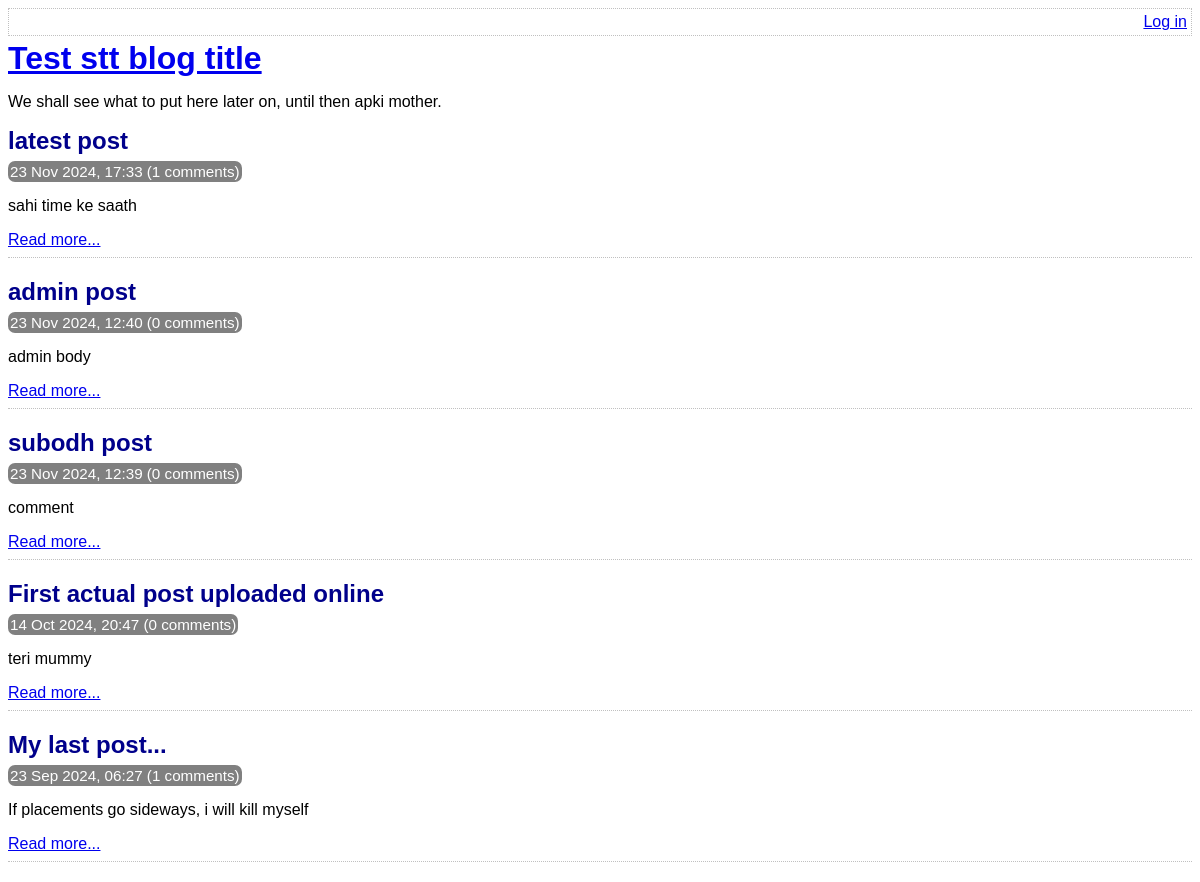
The page / on the database its author committed.
### tables this page shows
CREATE TABLE post (
	id INTEGER PRIMARY KEY AUTOINCREMENT NOT NULL,
	title VARCHAR NOT NULL,
	body VARCHAR NOT NULL,
	user_id INTEGER NOT NULL,
	created_at VARCHAR NOT NULL,
	updated_at VARCHAR,
	FOREIGN KEY (user_id) REFERENCES user(id)
);

### lib/common.php (called while the page is built, shortened)
<?php
function htmlEscape($html)
{
    return htmlspecialchars($html, ENT_HTML5, 'UTF-8');
}
function convertSqlDate($sqlDate)
{
    $date = DateTime::createFromFormat('Y-m-d H:i:s', $sqlDate);
    return $date->format('d M Y, H:i');
}
function isLoggedIn()
{
    return isset($_SESSION['logged_in_username']);
}
function getAllPosts(PDO $pdo)
{
    $stmt = $pdo -> query(
        'SELECT id, title, created_at, body, (SELECT COUNT(*) FROM comment WHERE comment.post_id = post.id) comment_count FROM post ORDER BY created_at DESC'
    );
    return $stmt->fetchAll(PDO::FETCH_ASSOC);
}

### index.php (the view, shortened to what this page needs)
<?php
require_once 'lib/common.php';
$pdo = getPDO();
$posts = getAllPosts($pdo);
?>
<!DOCTYPE html>
<html>
    <head>
        <?php require_once 'templates/head.php' ?>
    </head>
    <body>
        <?php require_once 'templates/title.php' ?>
        <div class="post-list">
            <?php foreach ($posts as $post): ?>
                <div class="post-synopsis">
                    <h2>
                        <?php echo htmlEscape($post['title']) ?>
                    </h2>
                    <div class="meta">
                        <?php echo convertSqlDate($post['created_at']) ?>
                        (<?php echo $post['comment_count'] ?> comments)
                    </div>
                    <p>
                        <?php echo htmlEscape($post['body']) ?>
                    </p>
                    <div class="post-controls">
                        <a
                            href="view-post.php?post_id=<?php echo $post['id'] ?>"
                        >Read more...</a>
                    </div>
                </div>
            <?php endforeach ?>
        </div>
    </body>
</html>

### templates/head.php (shortened to what this page needs)
<link rel="stylesheet" type="text/css" href="assets/main.css" />

### templates/top-menu.php
<div class="top-menu">
    <div class="menu-options">
        <?php if (isLoggedIn()): ?>
            <?php if(getAuthUser() === 'admin'): ?>
                <a href="add-users.php">Add user</a>
                <a href="delete-users.php">Delete users</a>
            <?php endif ?>
            <a href="index.php">Home</a>
            <a href="list-posts.php">All posts</a>
            <a href="edit-post.php">New post</a>
            Hello <?php echo htmlEscape(getAuthUser()) ?>.
            <a href="logout.php">Log out</a>
        <?php else: ?>
            <a href="login.php">Log in</a>
        <?php endif ?>
    </div>
</div>

### templates/title.php
<?php require 'templates/top-menu.php' ?>
<a href="index.php">
    <h1>Test stt blog title</h1>
</a>
<p>We shall see what to put here later on, until then apki mother.</p>

### assets/main.css (style rules this page uses)
.top-menu { border: 1px dotted silver; min-height: 18px; padding: 4px; margin-bottom: 4px; }
.menu-options { float: right; }
h1, h2, h3 { margin-top: 0; margin-bottom: 8px; }
body { font-family: sans-serif; }
.post-synopsis { padding-bottom: 8px; border-bottom: 1px dotted silver; margin-bottom: 20px; }
.post-synopsis h2, .post h2 { color: darkblue; }
.post .date, .post-synopsis .meta { color: white; background-color: grey; border-radius: 7px; padding: 2px; display: inline; font-size: 0.95em; }

### rows shown on the page
post: title "latest post", created_at "23 Nov 2024, 17:33", comment_count "1", body "sahi time ke saath"
post: title "admin post", created_at "23 Nov 2024, 12:40", comment_count "0", body "admin body"
post: title "subodh post", created_at "23 Nov 2024, 12:39", comment_count "0", body "comment"
post: title "First actual post uploaded online", created_at "14 Oct 2024, 20:47", comment_count "0", body "teri mummy"
post: title "My last post...", created_at "23 Sep 2024, 06:27", comment_count "1", body "If placements go sideways, i will kill myself"
